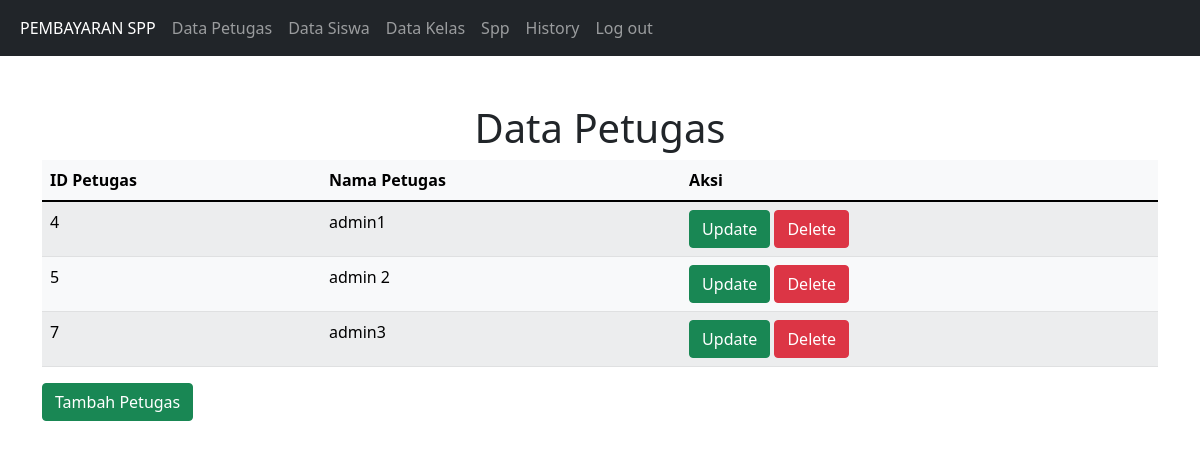
Page /tampil_petugas.php (signed in) on the committed database.
### tables this page shows
CREATE TABLE `petugas` (
  `id_petugas` int(11) NOT NULL,
  `username` varchar(11) NOT NULL,
  `password` varchar(225) NOT NULL,
  `nama_petugas` varchar(11) NOT NULL
);

### tampil_petugas.php (the view, shortened to what this page needs)
<!DOCTYPE html>
<html lang="en">
<head>
    <link href="https://cdn.jsdelivr.net/npm/bootstrap@5.1.1/dist/css/bootstrap.min.css" rel="stylesheet">
</head>
<body>
    <?php
        include "navbar.php";
    ?>
    <br></br>
    <div class="container">
    <h1 class= "text-center">Data Petugas</h1>
        <table class="table table-light table-striped">
    <thead>
        <tr>
            <th scope="col">ID Petugas</th>
            <th scope="col">Nama Petugas</th>
            <th scope="col">Aksi</th>
        </tr>
  </thead>
  <tbody>
      <?php
      include "koneksi.php";
      if (isset($_POST["cari"])) {
          $cari = $_POST['cari'];
          $qry_petugas = mysqli_query($koneksi, "select * from petugas where id_petugas='$cari' or nama_petugas like'%$cari%'");
      } else {
          $qry_petugas=mysqli_query($koneksi,"select * from petugas");
      }
      while($data_petugas=mysqli_fetch_array($qry_petugas)){
      ?>
        <tr>
            <td><?php echo $data_petugas["id_petugas"]; ?></td>
            <td><?php echo $data_petugas["nama_petugas"]; ?></td>
            <td>
            <a href="ubah_petugas.php?id_petugas=<?=$data_petugas['id_petugas']?>" class="btn btn-success">Update</a>
            <a href="hapus_petugas.php?id_petugas=<?=$data_petugas['id_petugas']?>"
            onclick="return confirm('Apakah anda yakin menghapus data ini?')" class="btn btn-danger">Delete</a></td>
        </tr>
    <?php
    }
    ?>
  </tbody>
  </table>
            <td><a href="tambah_petugas.php" class="btn btn-success">Tambah Petugas</a>
</body>
</html>

### tampil_petugas.php (style rules this page uses)
body { background-image: url("https://lh3.googleusercontent.com/-gKp7i66veso/WQjZZfGmiFI/AAAAAAAADto/UsCmjfss6X0_x14lEBeSbCrC1KEpTR0RwCHM/s1600/wallpaper%252Bputih%252B%2Ball-white-wallpaper-0.jpg"); background-repeat:no-repeat; background-size:cover; }

### rows in the picture
petugas: id_petugas "4", nama_petugas "admin1"
petugas: id_petugas "5", nama_petugas "admin 2"
petugas: id_petugas "7", nama_petugas "admin3"
